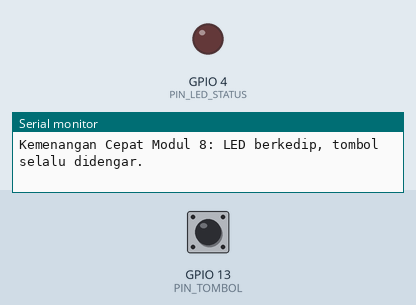
The sketch below on a simulated ESP32. Parts: output pins drawn as LEDs (lit = HIGH), the last lines printed to the serial monitor. Dashed ring = blinking. The inputs (shaded band) are chosen by the test bench; at power-on: GPIO 13 (PIN_TOMBOL) HIGH.

Above: at 1.2 s.
1.3 s: GPIO 13 (PIN_TOMBOL) pulled LOW for 0.15 s
At 1.58 s:
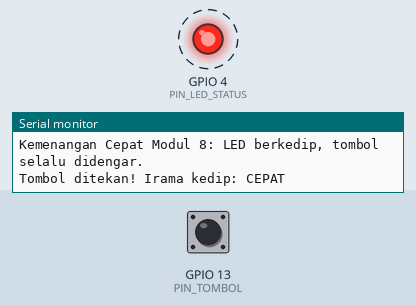
4.3 s: GPIO 13 (PIN_TOMBOL) pulled LOW for 1 s
At 4.98 s:
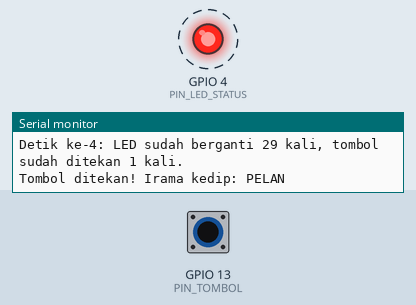
Timing chart, 0 to 13.3 s (numbered marks = the images above; inputs shaded):
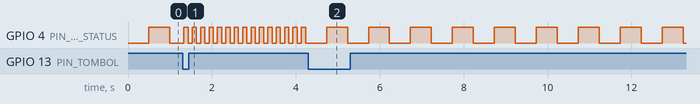

The sketch:

modul08_kedip_tanpa_delay.ino
```cpp
// Modul 8 - Kemenangan Cepat: LED berkedip dan tombol tetap didengar, tanpa delay()
// Rangkaian: LED status di D4 (lewat resistor 220 ohm) dan tombol di D13 (kaki seberangnya ke GND).
// Tekan tombol kapan saja: irama kedip LED langsung berganti, pelan <-> cepat.

const int PIN_LED_STATUS = 4;
const int PIN_TOMBOL = 13;
const unsigned long JEDA_PANTUL = 30;  // milidetik: bacaan tombol harus tenang selama ini (Modul 5)

unsigned long jedaKedip = 500;         // LED berganti nyala/padam setiap 500 ms (pelan)
unsigned long waktuKedipTerakhir = 0;  // kapan LED terakhir berganti
unsigned long waktuLaporTerakhir = 0;  // kapan Serial terakhir melapor
unsigned long waktuBacaanBerubah = 0;  // kapan bacaan tombol terakhir berubah
bool ledMenyala = false;
int bacaanTadi = HIGH;    // bacaan tombol di putaran sebelumnya; HIGH = dilepas (INPUT_PULLUP)
int tombolStabil = HIGH;  // keadaan tombol yang sudah dipercaya (bacaannya sudah tenang 30 ms)
int jumlahGanti = 0;    // berapa kali LED sudah berganti
int jumlahTekan = 0;    // berapa kali tombol sudah ditekan

void setup() {
  Serial.begin(115200);
  pinMode(PIN_LED_STATUS, OUTPUT);
  pinMode(PIN_TOMBOL, INPUT_PULLUP);
  Serial.println("Kemenangan Cepat Modul 8: LED berkedip, tombol selalu didengar.");
}

void loop() {
  unsigned long sekarang = millis();  // lirik "jam dinding" sekali di awal setiap putaran

  // Tugas 1: sudah waktunya LED berganti?
  if (sekarang - waktuKedipTerakhir >= jedaKedip) {
    waktuKedipTerakhir = sekarang;
    ledMenyala = !ledMenyala;
    digitalWrite(PIN_LED_STATUS, ledMenyala);  // true = HIGH (nyala), false = LOW (padam)
    jumlahGanti++;
  }

  // Tugas 2: apakah tombol baru saja ditekan? Diperiksa di SETIAP putaran.
  int bacaan = digitalRead(PIN_TOMBOL);
  if (bacaan != bacaanTadi) {      // bacaan berubah: ditekan, dilepas, memantul, atau derau
    bacaanTadi = bacaan;
    waktuBacaanBerubah = sekarang;  // mulai menghitung "tenang" dari nol lagi
  }
  if (bacaan != tombolStabil && sekarang - waktuBacaanBerubah >= JEDA_PANTUL) {
    tombolStabil = bacaan;          // sudah tenang 30 ms: perubahan ini sungguhan
    if (tombolStabil == LOW) {      // berubah dari dilepas menjadi ditekan
      jumlahTekan++;
      if (jedaKedip == 500) {
        jedaKedip = 100;
        Serial.println("Tombol ditekan! Irama kedip: CEPAT");
      } else {
        jedaKedip = 500;
        Serial.println("Tombol ditekan! Irama kedip: PELAN");
      }
    }
  }

  // Tugas 3: sudah waktunya melapor? (setiap 2 detik)
  if (sekarang - waktuLaporTerakhir >= 2000) {
    waktuLaporTerakhir = sekarang;
    Serial.print("Detik ke-");
    Serial.print(sekarang / 1000);
    Serial.print(": LED sudah berganti ");
    Serial.print(jumlahGanti);
    Serial.print(" kali, tombol sudah ditekan ");
    Serial.print(jumlahTekan);
    Serial.println(" kali.");
  }
}
```

Measured:
- after the input at 1.3 s, GPIO 4 (PIN_LED_STATUS): alternates HIGH for 0.10 s and LOW for 0.10 s, starting at once
- after the input at 4.3 s, GPIO 4 (PIN_LED_STATUS): alternates HIGH for 0.50 s and LOW for 0.50 s, starting after 0.43 s
